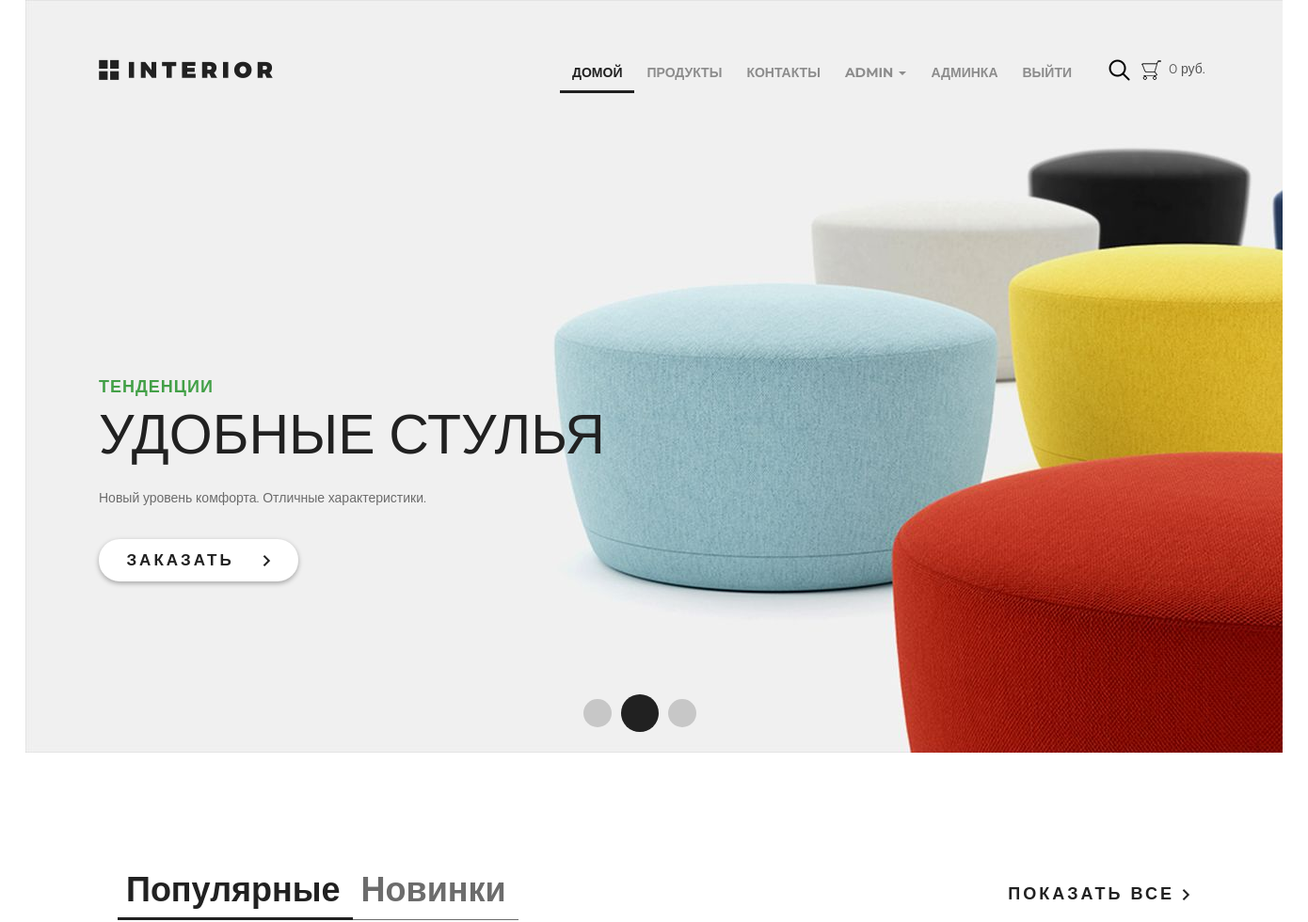
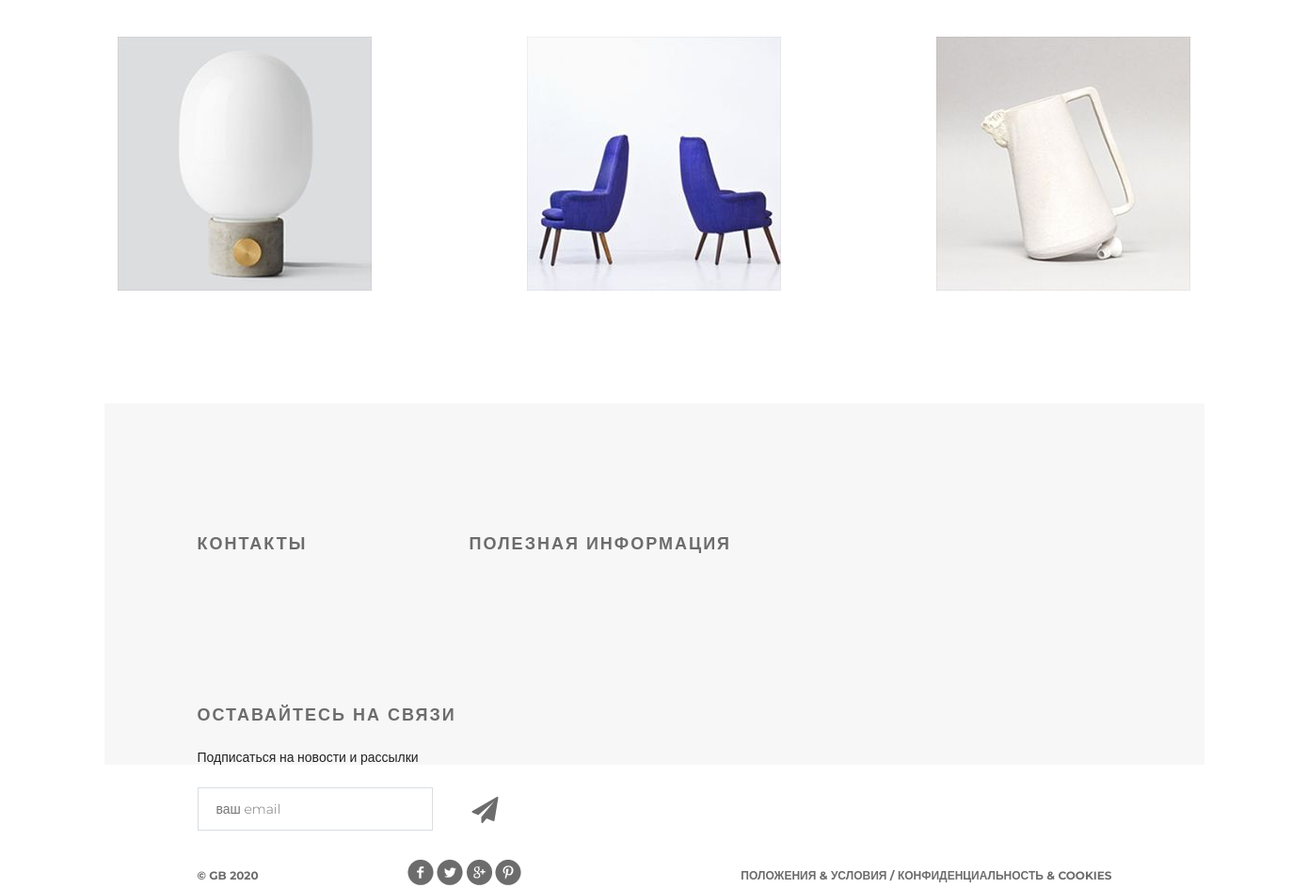
Page / (signed in) on the committed database (2 pictures, top to bottom).
### authapp/models.py (models this page shows, shortened)
class ShopUser(AbstractUser):
    avatar = models.ImageField(upload_to='users_avatars', blank=True, verbose_name='аватар')
    age = models.PositiveSmallIntegerField(verbose_name='Возраст', default=18)
    activation_key = models.CharField(max_length=128, blank=True)
    activation_key_expires = models.DateTimeField(default=(now() + timedelta(hours=48)))

### mainapp/models.py (models this page shows, shortened)
class Product(models.Model):
    category = models.ForeignKey(ProductCategory, on_delete=models.CASCADE)
    name = models.CharField(max_length=128, verbose_name='имя')
    image = models.ImageField(upload_to='products_images', blank=True, verbose_name='изображение')
    short_desc = models.CharField(max_length=128, verbose_name='краткое описание', blank=True)
    description = models.TextField(blank=True, verbose_name='описание')
    price = models.DecimalField(max_digits=8, decimal_places=2, default=0, verbose_name='цена')
    quantity = models.PositiveSmallIntegerField(default=0, verbose_name='количество товара')
    is_active = models.BooleanField(default=True, verbose_name='активен')
    class Meta:
        verbose_name = 'продукт'
        verbose_name_plural = 'продукты'

### mainapp/views.py (the view)
# urls.py: path('', mainapp.IndexPageView.as_view(), name='main'),
class IndexPageView(TemplateView):
    template_name = 'mainapp/index.html'
    def get_context_data(self, **kwargs):
        context = super(IndexPageView, self).get_context_data(**kwargs)
        context['title'] = 'главная'
        context['latest_products'] = Product.objects.all()[:3]
        return context

### adminapp/templatetags/custom_tags.py (called while the page is built)
@register.filter(name='media_folder_products')
def media_folder_products(string):
    if not string:
        string = 'products_images/default.jpg'
    return f'{settings.MEDIA_URL}{string}'

### mainapp/context_processors.py (called while the page is built)
def basket(request):
    basket_items = []
    if request.user.is_authenticated:
        basket_items = Basket.objects.filter(user=request.user)
    return {
        'basket': basket_items
    }

### mainapp/templates/mainapp/index.html (shortened to what this page needs)
{% extends 'mainapp/base.html' %}
{% load static %}
{% load custom_tags %}
{% block menu %}
    <div class="slider">
        <div class="header clearfix">
            {% include "mainapp/inc/inc_main_menu.html" %}
        </div>
        <div class="text-slider">
            <h3 class="green">тенденции</h3>
            <h3 class="big"> удобные стулья</h3>
            <p>Новый уровень комфорта. Отличные характеристики.</p>
            <a href="#" class="button-order">заказать <img src="{% static "img/arrow.png" %}" alt=""></a>
        </div>
        <div class="navi">
            <a href="#"></a><a href="#"></a><a href="#"></a>
        </div>
    </div>
{% endblock %}
{% block content %}
    <div class="featured">
        <div class="featured-menu">
            <a class="active" href="#">Популярные</a><a href="#">Новинки</a>
        </div>
        <a class="explore" href="#">показать все <img src="{% static "img/arrow.png" %}" alt=""></a>
        <div class="clearfix">
        </div>
        <div class="tab-content">
            {% for product in latest_products %}
                <div class="block">
                    <a href="{% url 'products:product_page' product.pk %}"><img
                            src="{{ product.image|media_folder_products }}" alt="{{ product.short_desc }}">
                    </a>
                </div>
            {% endfor %}
        </div>
    </div>
{% endblock %}

### mainapp/templates/mainapp/inc/inc_main_menu.html (shortened to what this page needs)
<a href="{% url 'main' %}" class="logo"></a>
<ul class="menu">
    <li>
        <a href="{% url 'main' %}"
           {% if request.resolver_match.url_name == 'main' %}class="active"{% endif %}>
            домой
        </a>
    </li>
    <li>
        <a href="{% url 'products:index' %}"
           {% if request.resolver_match.namespace == 'products' %}class="active"{% endif %}>
            продукты
        </a>
    </li>
    <li>
        <a href="{% url 'contact' %}"
           {% if request.resolver_match.url_name == 'contact' %}class="active"{% endif %}>
            контакты
        </a>
    </li>
    {% if user.is_authenticated %}
        <li>
            <div class="dropdown">
                <a href="#" class="dropdown-toggle" data-toggle="dropdown">
                    {{ user.first_name|default:'Пользователь' }}
                    <span class="caret"></span>
                </a>
            </div>
        </li>
    {% endif %}
    {% if user.is_superuser %}
        <li>
            <a href="{% url 'adminapp:users' %}">Админка</a>
        </li>
    {% endif %}
    <li>
        {% if user.is_authenticated %}
            <a href="{% url 'auth:logout' %}">Выйти</a>
        {% else %}
            <a href="{% url 'auth:login' %}">Войти</a>
        {% endif %}
    </li>
</ul>
<a href="#" class="search"></a>
<a href="{% url 'basket:basket' %}"
   class="basket">
    {% if basket %}
        <span>
            {{ basket.0.total_cost|floatformat:0 }} руб.
            ({{ basket.0.total_quantity }} шт.)
        </span>
        {% else %}
        <span>
            0 руб.
        </span>
    {% endif %}
</a>

### static/css/style.css (style rules this page uses)
* { margin: 0; padding: 0; }
body { font-family: 'Montserrat', sans-serif; }
html, body { height: 100%; }
.slider { height: 800px; background-image: url(/static/img/slider.jpg); padding-left: 78px; padding-right: 211px; position: relative; }
.logo { background-image: url(/static/img/logo.png); margin-top: 63px; width: 185px; height: 22px; float: left; }
.menu { list-style-type: none; margin-top: 67px; float: right; }
.menu li { float: left; }
.menu a { color: #8c8c8c; font-size: 14px; font-weight: 700; text-align: right; text-transform: uppercase; text-decoration: none; padding: 10px 13px; }
.menu .active { color: #212121; font-weight: 700; border-bottom: 3px solid #212121; }
.search { display: block; width: 23px; height: 23px; background-image: url(/static/img/search.png); position: absolute; top: 63px; left: 1151px; }
.basket { display: block; width: 23px; height: 23px; background-image: url(/static/img/basket.png); position: absolute; top: 63px; left: 1185px; text-decoration: none; color: #555; }
.basket span { display: block; margin-left: 30px; width: 150px; }
.clearfix:after { content: ""; display: block; clear: both; }
.text-slider { margin-top: 288px; position: absolute; }
.text-slider p { color: #6c6c6c; font-size: 14px; text-align: left; width: 458px; line-height: 24px; }
.button-order { background-color: #ffffff; box-shadow: 0px 2px 4.85px 0.15px rgba(33, 33, 33, 0.35); width: 212px; height: 45px; display: block; text-transform: uppercase; text-align: center; border-radius: 22px; text-decoration: none; color: #212121; font-size: 17px; font-weight: 700; line-height: 45px; margin-top: 32px; letter-spacing: 3px; }
.button-order img { padding-left: 22px; }
.green { text-transform: uppercase; color: #43a047; font-size: 18px; font-weight: 700; text-align: left; margin-bottom: 22px; line-height: 13px; letter-spacing: 1px; }
.big { color: #212121; font-size: 59px; line-height: 43px; text-transform: uppercase; font-weight: 100; margin-bottom: 34px; }
.navi { position: absolute; bottom: 22px; right: 618px; display: flex; width: 130px; height: 40px; justify-content: space-between; align-items: center; }
.navi a { display: block; width: 30px; height: 30px; border-radius: 50%; background-color: rgba(33, 33, 33, 0.2); float: left; margin: 0px 5px; }
.navi a:nth-child(2) { display: block; width: 40px; height: 40px; border-radius: 50%; background-color: #212121; float: left; margin: 0px; }
.featured { padding-left: 98px; padding-right: 98px; }
.featured-menu { margin-top: 120px; width: 300px; height: 49px; float: left; }
.featured-menu a { color: #6c6c6c; font-size: 36px; font-weight: 700; text-align: left; text-decoration: none; border-bottom: 1px solid #6c6c6c; padding-bottom: 10px; padding-right: 13px; padding-left: 9px; }
.featured-menu .active { font-size: 36px; font-weight: 700; text-align: left; color: #212121; border-bottom: 3px solid #212121; padding-bottom: 8px; }
.explore { text-transform: uppercase; color: #212121; font-size: 18px; font-weight: 700; line-height: 24px; text-align: center; float: right; margin-top: 138px; letter-spacing: 3px; text-decoration: none; }
.tab-content { margin-top: 50px; display: flex; justify-content: space-between; margin-bottom: 120px; }
.tab-content .block { height: 270px; width: 270px; position: relative; }

### rows in the picture
ShopUser: first_name "ADMIN"
Product: image|media_folder_products (picture)
Product: image|media_folder_products (picture)
Product: image|media_folder_products (picture)
